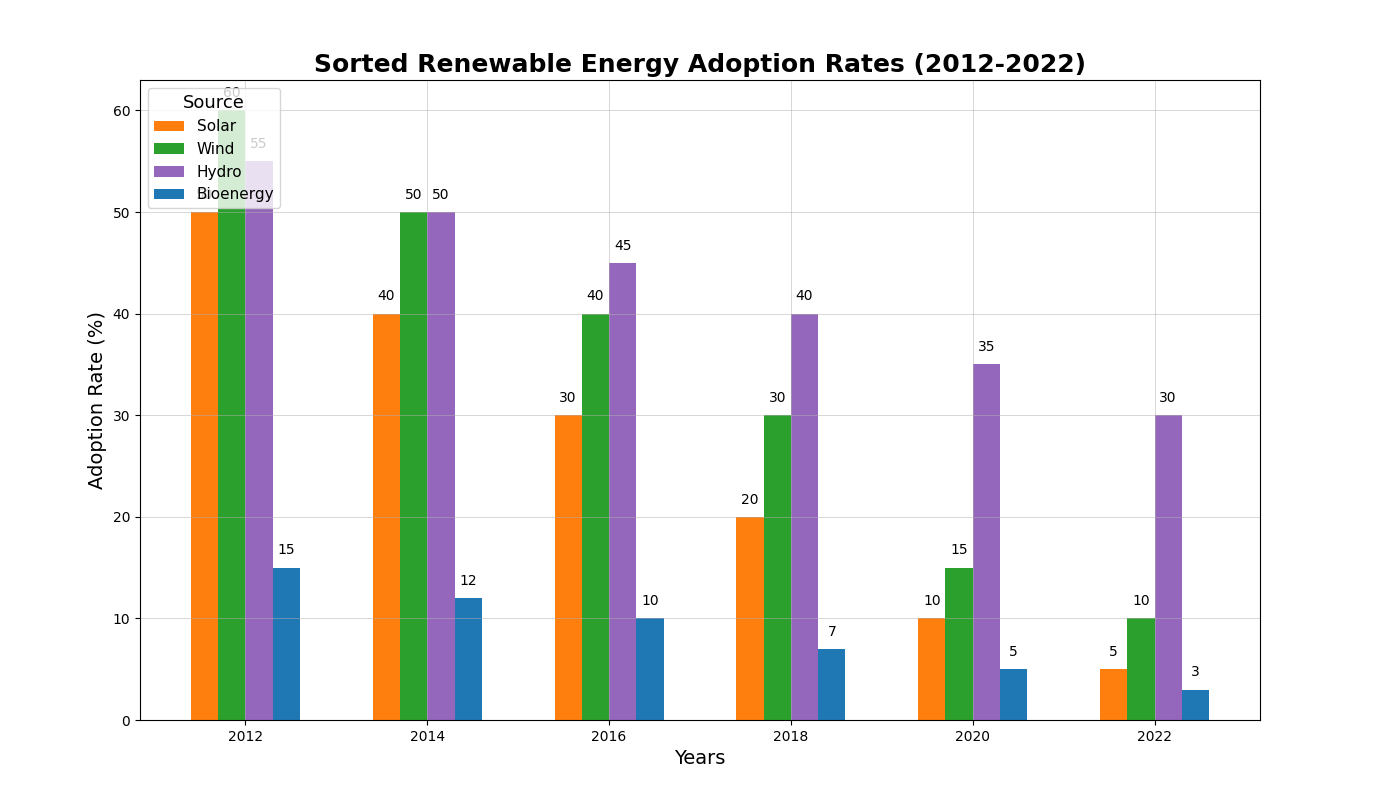

Reproduce this figure in Python.
import matplotlib.pyplot as plt
import numpy as np

# Define the data for the bar chart
years = ['2012', '2014', '2016', '2018', '2020', '2022']
energy_sources = ['Solar', 'Wind', 'Hydro', 'Bioenergy']

# Adoption data in percentage (rows: years, columns: energy sources)
adoption_data = np.array([
    [5, 10, 30, 3],   
    [10, 15, 35, 5],  
    [20, 30, 40, 7],  
    [30, 40, 45, 10], 
    [40, 50, 50, 12], 
    [50, 60, 55, 15]  
])

# Sort each energy source's adoption data in descending order
sorted_indices = [np.argsort(-adoption_data[:, idx]) for idx in range(len(energy_sources))]
sorted_adoption_data = np.array([adoption_data[sorted_indices[idx], idx] for idx in range(len(energy_sources))]).T

# Shuffled colors
colors = ['#ff7f0e', '#2ca02c', '#9467bd', '#1f77b4']

# Prepare the figure
fig, ax = plt.subplots(figsize=(14, 8))

# Plot sorted data
bar_width = 0.15
x = np.arange(len(years))

for idx, source in enumerate(energy_sources):
    ax.bar(x + idx * bar_width, sorted_adoption_data[:, idx], width=bar_width, label=source, color=colors[idx])

# Set labels and title
ax.set_xlabel('Years', fontsize=14)
ax.set_ylabel('Adoption Rate (%)', fontsize=14)
ax.set_title('Sorted Renewable Energy Adoption Rates (2012-2022)', fontsize=18, fontweight='bold')

# Set x-ticks positions and labels
ax.set_xticks(x + bar_width * (len(energy_sources) - 1) / 2)
ax.set_xticklabels(years)

# Add legend
ax.legend(title='Source', fontsize=11, title_fontsize=13, loc='upper left')

# Add grid
ax.grid(True, which='both', linestyle='-', linewidth=0.7, alpha=0.5)

# Annotate bars with values
for idx, source in enumerate(energy_sources):
    for i in range(len(years)):
        ax.text(x[i] + idx * bar_width, sorted_adoption_data[i, idx] + 1, str(sorted_adoption_data[i, idx]), 
                ha='center', va='bottom')

# Adjust layout
plt.subplots_adjust(left=0.1, right=0.9, top=0.9, bottom=0.1)

# Display the plot
plt.show()
